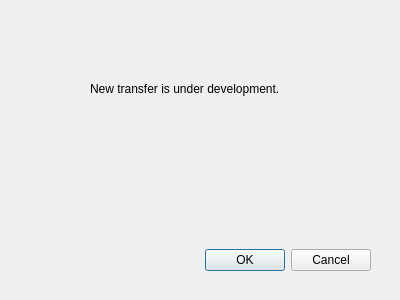
<?xml version="1.0" encoding="UTF-8"?>
<ui version="4.0">
 <class>TransferDialog</class>
 <widget class="QDialog" name="TransferDialog">
  <property name="windowModality">
   <enum>Qt::ApplicationModal</enum>
  </property>
  <property name="geometry">
   <rect>
    <x>0</x>
    <y>0</y>
    <width>400</width>
    <height>300</height>
   </rect>
  </property>
  <property name="windowTitle">
   <string>New Transfer</string>
  </property>
  <property name="modal">
   <bool>true</bool>
  </property>
  <widget class="QDialogButtonBox" name="buttonBox">
   <property name="geometry">
    <rect>
     <x>30</x>
     <y>244</y>
     <width>341</width>
     <height>32</height>
    </rect>
   </property>
   <property name="orientation">
    <enum>Qt::Horizontal</enum>
   </property>
   <property name="standardButtons">
    <set>QDialogButtonBox::Cancel|QDialogButtonBox::Ok</set>
   </property>
  </widget>
  <widget class="QLabel" name="label">
   <property name="geometry">
    <rect>
     <x>90</x>
     <y>80</y>
     <width>251</width>
     <height>17</height>
    </rect>
   </property>
   <property name="text">
    <string>New transfer is under development.</string>
   </property>
  </widget>
 </widget>
 <resources/>
 <connections>
  <connection>
   <sender>buttonBox</sender>
   <signal>accepted()</signal>
   <receiver>TransferDialog</receiver>
   <slot>accept()</slot>
   <hints>
    <hint type="sourcelabel">
     <x>248</x>
     <y>254</y>
    </hint>
    <hint type="destinationlabel">
     <x>157</x>
     <y>274</y>
    </hint>
   </hints>
  </connection>
  <connection>
   <sender>buttonBox</sender>
   <signal>rejected()</signal>
   <receiver>TransferDialog</receiver>
   <slot>reject()</slot>
   <hints>
    <hint type="sourcelabel">
     <x>316</x>
     <y>260</y>
    </hint>
    <hint type="destinationlabel">
     <x>286</x>
     <y>274</y>
    </hint>
   </hints>
  </connection>
 </connections>
</ui>
